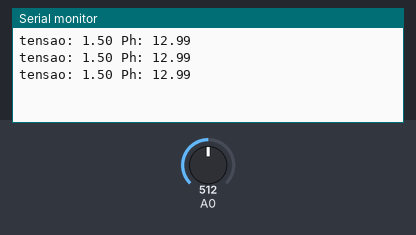
A sketch run on a simulated Arduino Uno, built with avr-gcc and run on an emulated ATmega328P. Shown: the last lines printed to the serial monitor. The test bench sets the inputs (shaded band); at power-on: A0 = 512.

Above: at 1.3 s.
1.4 s: A0 set to 716
At 1.9 s:
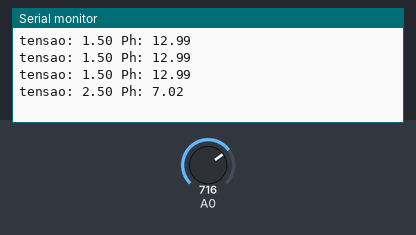
2.9 s: A0 set to 900
At 3.4 s:
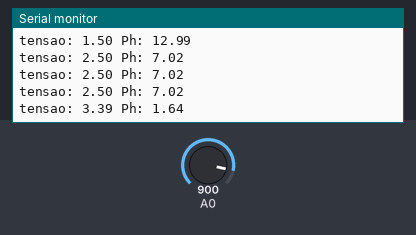
Timing chart, 0 to 5.9 s (numbered marks = the images above; inputs shaded):
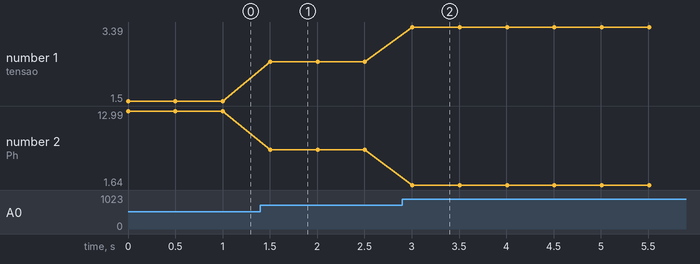

The sketch:

funcionando_0.1.ino
```cpp
int entrada_A0;
float tensao;

void setup()  {
  Serial.begin(9600);
}

void loop() {
  entrada_A0 = analogRead(A0);
  float tensao = -1.0*(1.0-(entrada_A0*(5.0/1024.0)));
  Serial.print("tensao: ");
  Serial.print(tensao);

  float Phvalor = (7 +((2.5-tensao)/0.167));
  Serial.print(" Ph: ");
  Serial.println(Phvalor);


  delay(500);
}
```

Measured:
- after the input at 1.4 s, the serial monitor: prints a new line after 0.10 s (image 1)
- after the input at 2.9 s, the serial monitor: prints a new line after 0.11 s (image 2)
- plotted number 1: 1.5 → 2.5 after the input at 1.4 s, 2.5 → 3.39 after the input at 2.9 s
- plotted number 2: 12.99 → 7.02 after the input at 1.4 s, 7.02 → 1.64 after the input at 2.9 s
